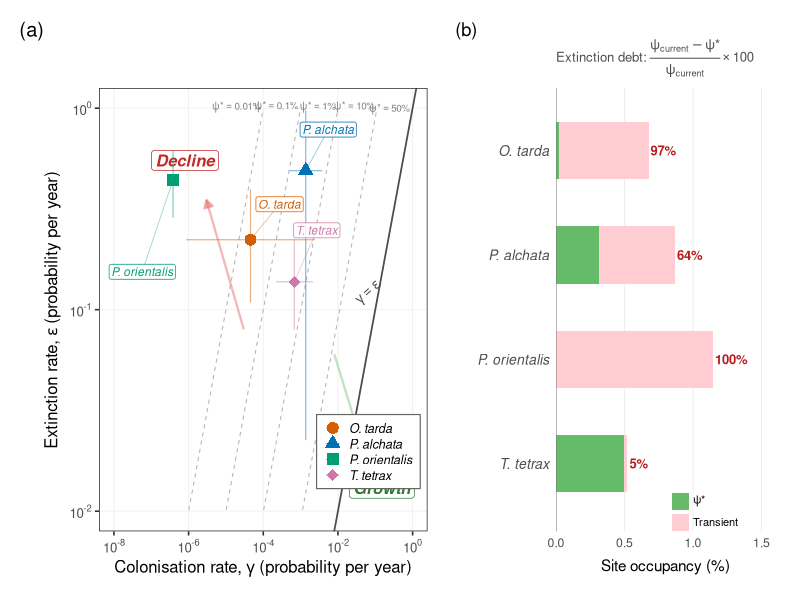
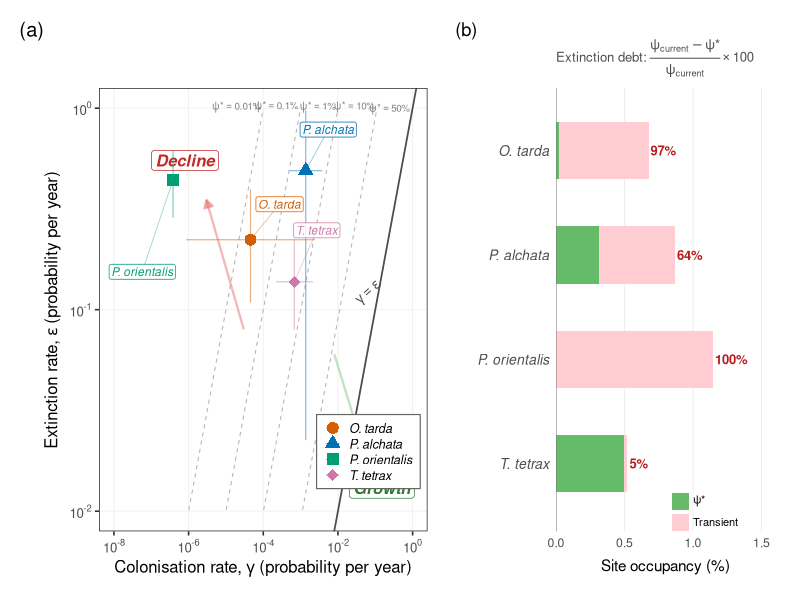

Write the R code that produced these figures, in order.
###############################################################################
# fig_isocline_equilibrium.R
#
# Key summary figure for GCB: colonisation–extinction isocline plot.
#
# Panel (a): γ vs ε scatter on log–log axes. The γ = ε diagonal separates
#            population growth (below) from decline (above). Dashed contours
#            show equilibrium occupancy ψ* = γ/(γ+ε). Species are labelled
#            directly. All four species fall deep in the decline zone.
#
# Panel (b): Extinction debt. Stacked horizontal bars showing current
#            occupancy vs equilibrium ψ*. Debt = (current − ψ*) / current.
#
# Output: figs/pub_fig_isocline_equilibrium.png  (300 DPI, 12 × 6.5 in)
#         figs/pub_fig_isocline_equilibrium.pdf
###############################################################################

library(here)
library(ggplot2)
library(dplyr)
library(scales)
library(patchwork)

theme_set(theme_bw(base_size = 12))

###############################################################################
# 1. Load data
###############################################################################

iso_data  <- read.csv(here("results", "isocline_plot_data.csv"))
debt_data <- read.csv(here("results", "extinction_debt_table.csv"))
eq_data   <- read.csv(here("results", "equilibrium_occupancy_table.csv"))

# Merge
plot_data <- iso_data %>%
  left_join(debt_data, by = "species") %>%
  left_join(eq_data %>% select(species, psi_star_med, psi_star_lo, psi_star_hi,
                                recol_yr_med),
            by = "species")

# Species labels (italic for plot)
sp_labels <- c(
  "otitar" = "O. tarda",
  "ptealc" = "P. alchata",
  "pteori" = "P. orientalis",
  "tettet" = "T. tetrax"
)
plot_data$label <- sp_labels[plot_data$species]

###############################################################################
# 2. Colour palette (colourblind-safe, Wong 2011)
###############################################################################

sp_colours <- c(
  "otitar" = "#D55E00",   # vermillion
  "ptealc" = "#0072B2",   # blue
  "pteori" = "#009E73",   # bluish green
  "tettet" = "#CC79A7"    # reddish purple
)

sp_shapes <- c(
  "otitar" = 16,   # circle
  "ptealc" = 17,   # triangle
  "pteori" = 15,   # square
  "tettet" = 18    # diamond
)

###############################################################################
# 3. Build Panel (a): γ vs ε isocline plot
###############################################################################
message("Building isocline plot...")

# Axis ranges (log10 scale)
# x-axis starts at 1e-8 to include pteori (γ_baseline ≈ 3.8 × 10⁻⁷)
x_lo <- 1e-8
x_hi <- 1
y_lo <- 0.01    # extinction rates are all > 0.01
y_hi <- 1

# --- Isocline contours: ψ* = γ/(γ+ε)  →  ε = γ(1−ψ*)/ψ* ---
psi_levels <- c(0.0001, 0.001, 0.01, 0.1, 0.5)
psi_labels <- c("0.01%", "0.1%", "1%", "10%", "50%")
# Plotmath-safe labels for isocline annotation
psi_plotmath <- c(
  'psi*"*"=="0.01%"', 'psi*"*"=="0.1%"', 'psi*"*"=="1%"',
  'psi*"*"=="10%"', 'psi*"*"=="50%"'
)

gamma_seq <- 10^seq(log10(x_lo), log10(x_hi), length.out = 400)

iso_list <- lapply(seq_along(psi_levels), function(i) {
  eps <- gamma_seq * (1 - psi_levels[i]) / psi_levels[i]
  df <- data.frame(gamma = gamma_seq, epsilon = eps,
                   psi_label = psi_labels[i],
                   psi_expr  = psi_plotmath[i],
                   stringsAsFactors = FALSE)
  df[df$epsilon >= y_lo & df$epsilon <= y_hi, ]
})
iso_df <- do.call(rbind, iso_list)

# Label positions: place at the right end of each visible contour
iso_label_pos <- iso_df %>%
  group_by(psi_label) %>%
  # pick a point near the right edge of each contour within the plot area
  filter(epsilon <= 0.9 * y_hi, epsilon >= 1.2 * y_lo) %>%
  slice_max(gamma, n = 1) %>%
  ungroup()

# --- Species label nudges (hand-tuned to avoid overlap) ---
label_nudge <- data.frame(
  species = c("otitar", "ptealc", "pteori", "tettet"),
  dx = c(  6,    4,   0.15, 4),   # multipliers on log-scale
  dy = c(1.5,  1.6, 0.35,  1.8),  # multipliers on log-scale
  stringsAsFactors = FALSE
)
plot_data <- plot_data %>% left_join(label_nudge, by = "species")
plot_data$lbl_x <- plot_data$gamma_baseline * plot_data$dx
plot_data$lbl_y <- plot_data$epsilon_baseline * plot_data$dy

# --- Build plot ---
p_a <- ggplot() +

  # ψ* isocline contours
  geom_line(data = iso_df,
            aes(x = gamma, y = epsilon, group = psi_label),
            colour = "grey70", linewidth = 0.35, linetype = "dashed") +

  # Isocline labels (ψ* values) — use parse = TRUE for Greek letters
  geom_text(data = iso_label_pos,
            aes(x = gamma, y = epsilon, label = psi_expr),
            colour = "grey50", size = 2.5, hjust = 1, vjust = -0.5,
            parse = TRUE) +

  # γ = ε diagonal (net zero line)
  geom_abline(slope = 1, intercept = 0,
              colour = "grey30", linewidth = 0.6) +
  # Diagonal label
  annotate("text", x = 0.07, y = 0.12,
           label = expression(gamma == epsilon),
           colour = "grey30", size = 3.5, angle = 42) +

  # --- Zone arrows: subtle arrows perpendicular to the diagonal ---
  # On log-log axes the γ=ε diagonal runs at 45°; arrows point
  # away from the diagonal into each zone.
  #
  # Decline arrow + label (upper-left zone: ε > γ → net occupancy loss)
  # Large, readable labels per Task C spec (fontsize ≥ 11pt = size ≥ 3.9)
  annotate("segment",
           x = 3e-5, y = 0.08,
           xend = 3e-6, yend = 0.35,
           colour = "#E57373", linewidth = 0.8, alpha = 0.5,
           arrow = arrow(length = unit(0.22, "cm"), type = "closed")) +
  annotate("label", x = 8e-7, y = 0.55,
           label = "Decline", colour = "#C62828", size = 4.2,
           fontface = "bold.italic", fill = alpha("white", 0.8),
           linewidth = 0, label.padding = unit(0.2, "lines")) +

  # Growth arrow + label (lower-right zone: γ > ε → net occupancy gain)
  annotate("segment",
           x = 0.008, y = 0.06,
           xend = 0.08, yend = 0.015,
           colour = "#81C784", linewidth = 0.8, alpha = 0.5,
           arrow = arrow(length = unit(0.22, "cm"), type = "closed")) +
  annotate("label", x = 0.15, y = 0.013,
           label = "Growth", colour = "#2E7D32", size = 4.2,
           fontface = "bold.italic", fill = alpha("white", 0.8),
           linewidth = 0, label.padding = unit(0.2, "lines")) +

  # 95% CI crosshairs
  geom_errorbar(data = plot_data,
                aes(x = gamma_baseline,
                    ymin = epsilon_lo, ymax = epsilon_hi,
                    colour = species),
                width = 0, linewidth = 0.4, alpha = 0.5) +
  geom_errorbar(data = plot_data,
                aes(y = epsilon_baseline,
                    xmin = gamma_lo, xmax = gamma_hi,
                    colour = species),
                width = 0, linewidth = 0.4, alpha = 0.5,
                orientation = "y") +

  # Species points
  geom_point(data = plot_data,
             aes(x = gamma_baseline, y = epsilon_baseline,
                 colour = species, shape = species),
             size = 3.5, stroke = 0.8) +

  # Direct species labels (italic, coloured, with leader segments)
  geom_segment(data = plot_data,
               aes(x = gamma_baseline, y = epsilon_baseline,
                   xend = lbl_x, yend = lbl_y,
                   colour = species),
               linewidth = 0.3, alpha = 0.4) +
  geom_label(data = plot_data,
             aes(x = lbl_x, y = lbl_y, label = label, colour = species),
             size = 3, fontface = "italic",
             fill = alpha("white", 0.85), linewidth = 0.2,
             label.padding = unit(0.15, "lines"),
             show.legend = FALSE) +

  # Scales
  scale_x_log10(
    name = expression("Colonisation rate,"~gamma~"(probability per year)"),
    limits = c(x_lo, x_hi),
    breaks = 10^seq(-8, 0, by = 2),
    labels = trans_format("log10", math_format(10^.x))
  ) +
  scale_y_log10(
    name = expression("Extinction rate,"~epsilon~"(probability per year)"),
    limits = c(y_lo, y_hi),
    breaks = 10^seq(-2, 0),
    labels = trans_format("log10", math_format(10^.x))
  ) +
  scale_colour_manual(
    values = sp_colours,
    labels = c("otitar" = expression(italic("O. tarda")),
               "ptealc" = expression(italic("P. alchata")),
               "pteori" = expression(italic("P. orientalis")),
               "tettet" = expression(italic("T. tetrax"))),
    guide = guide_legend(order = 1)
  ) +
  scale_shape_manual(
    values = sp_shapes,
    labels = c("otitar" = expression(italic("O. tarda")),
               "ptealc" = expression(italic("P. alchata")),
               "pteori" = expression(italic("P. orientalis")),
               "tettet" = expression(italic("T. tetrax"))),
    guide = guide_legend(order = 1)
  ) +

  # Theme — clean, with bordered species legend inside panel
  theme(
    legend.position = c(0.82, 0.18),
    legend.justification = c(0.5, 0.5),
    legend.background = element_rect(fill = "white", colour = "grey40",
                                     linewidth = 0.4),
    legend.margin = margin(4, 6, 4, 6),
    legend.key.size = unit(0.4, "cm"),
    legend.text = element_text(size = 9),
    legend.title = element_blank(),
    panel.grid.minor = element_blank(),
    panel.grid.major = element_line(colour = "grey94", linewidth = 0.3),
    plot.margin = margin(8, 12, 8, 8)
  )


###############################################################################
# 4. Build Panel (b): Extinction debt
###############################################################################
message("Creating extinction debt panel...")

# Prepare data
debt_plot <- debt_data %>%
  mutate(
    label = sp_labels[species],
    label = factor(label, levels = rev(sp_labels)),
    # Debt region = current − ψ*
    debt_pct = current_occupancy_pct - psi_star_pct
  )

p_b <- ggplot(debt_plot) +
  # Full bar = current occupancy (light grey = "debt" portion)
  geom_col(aes(x = current_occupancy_pct, y = label),
           fill = "#FFCDD2", width = 0.55) +
  # Equilibrium portion (dark green = "secure")
  geom_col(aes(x = psi_star_pct, y = label),
           fill = "#66BB6A", width = 0.55) +
  # Debt fraction text
  geom_text(aes(x = current_occupancy_pct + 0.015, y = label,
                label = ifelse(debt_fraction >= 100,
                               paste0(round(debt_fraction), "%"),
                               paste0(round(debt_fraction), "%"))),
            hjust = 0, size = 3.3, colour = "#B71C1C", fontface = "bold") +
  # Vertical line at zero
  geom_vline(xintercept = 0, colour = "grey40", linewidth = 0.3) +
  # Scales
  scale_x_continuous(
    name = "Site occupancy (%)",
    limits = c(0, 1.6),
    expand = c(0, 0),
    breaks = seq(0, 1.5, 0.5)
  ) +
  labs(y = NULL,
       subtitle = expression(
         "Extinction debt:"~frac(psi[current] - psi*"*", psi[current]) %*% 100
       )) +
  # Legend annotation inside plot
  annotate("rect", xmin = 0.85, xmax = 0.97, ymin = 0.55, ymax = 0.72,
           fill = "#66BB6A") +
  annotate("text", x = 1.0, y = 0.64, label = expression(psi*"*"),
           hjust = 0, size = 2.8) +
  annotate("rect", xmin = 0.85, xmax = 0.97, ymin = 0.35, ymax = 0.52,
           fill = "#FFCDD2") +
  annotate("text", x = 1.0, y = 0.44, label = "Transient",
           hjust = 0, size = 2.8) +
  theme_minimal(base_size = 11) +
  theme(
    panel.grid.major.y = element_blank(),
    panel.grid.minor = element_blank(),
    panel.grid.major.x = element_line(colour = "grey92", linewidth = 0.3),
    plot.subtitle = element_text(size = 9.5, colour = "grey30"),
    axis.text.y = element_text(face = "italic", size = 10),
    plot.margin = margin(8, 12, 8, 8)
  )


###############################################################################
# 5. Combine panels
###############################################################################
message("Combining panels...")

combined <- p_a + p_b +
  plot_layout(widths = c(3, 2)) +
  plot_annotation(
    tag_levels = "a",
    tag_prefix = "(",
    tag_suffix = ")",
    theme = theme(
      plot.tag = element_text(size = 13, face = "bold")
    )
  )


###############################################################################
# 6. Save
###############################################################################
message("Saving figure...")

ggsave(here("figs", "pub_fig_isocline_equilibrium.png"),
       combined, width = 12, height = 5.5, dpi = 300, bg = "white")
message("  Saved: figs/pub_fig_isocline_equilibrium.png")

ggsave(here("figs", "pub_fig_isocline_equilibrium.pdf"),
       combined, width = 12, height = 5.5, bg = "white")
message("  Saved: figs/pub_fig_isocline_equilibrium.pdf")

message("\nFigure complete.")
